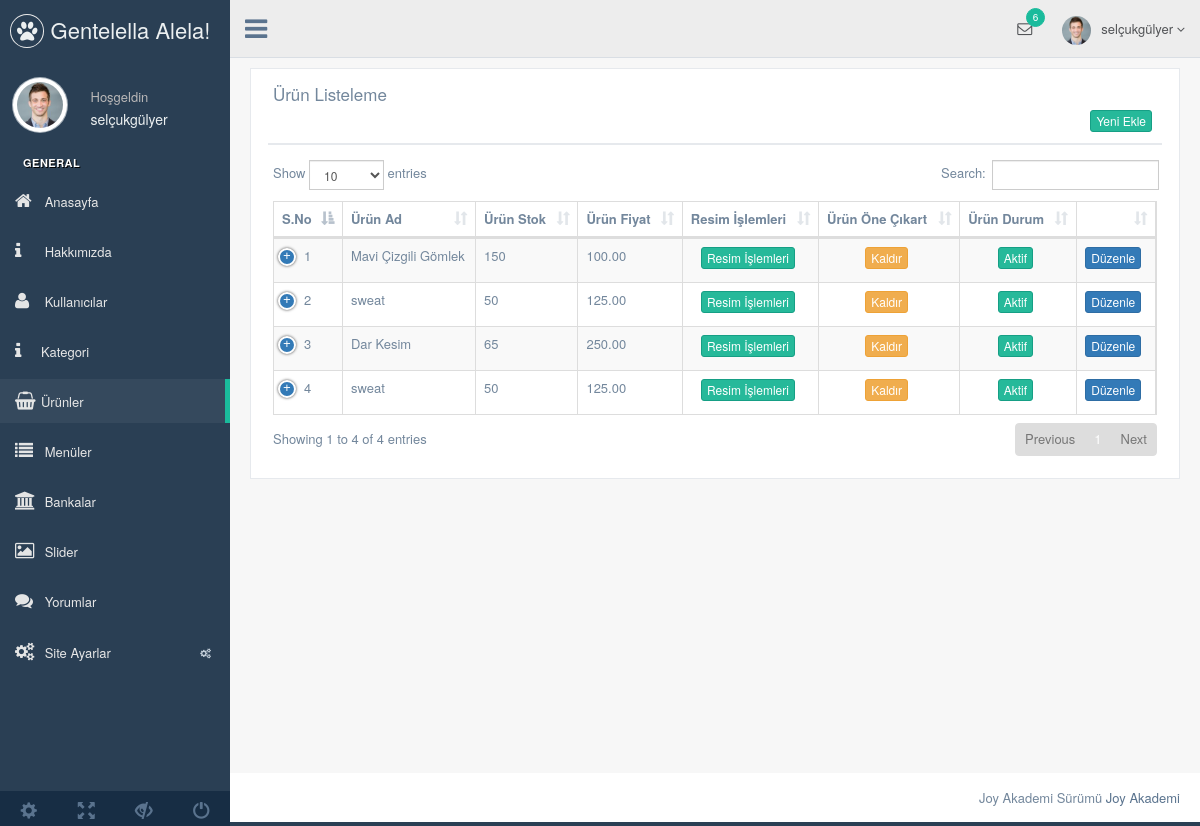
Screenshot of /nedmin/production/urun.php (signed in) with the database file from the repository.
### tables this page shows
CREATE TABLE `kullanici` (
  `kullanici_id` int(11) NOT NULL,
  `kullanici_zaman` datetime NOT NULL DEFAULT CURRENT_TIMESTAMP,
  `kullanici_tc` varchar(250) NOT NULL,
  `kullanici_ad` varchar(50) NOT NULL,
  `kullanici_mail` varchar(50) NOT NULL,
  `kullanici_gsm` varchar(100) NOT NULL,
  `kullanici_password` varchar(50) NOT NULL,
  `kullanici_adsoyad` varchar(50) NOT NULL,
  `kullanici_adres` varchar(50) NOT NULL,
  `kullanici_il` varchar(250) NOT NULL,
  `kullanici_ilce` varchar(250) NOT NULL,
  `kullanici_unvan` varchar(100) NOT NULL,
  `kullanici_yetki` varchar(50) NOT NULL,
  `kullanici_durum` int(1) NOT NULL DEFAULT '1'
);

CREATE TABLE `urun` (
  `urun_id` int(11) NOT NULL,
  `kategori_id` int(11) NOT NULL,
  `urun_ad` varchar(250) NOT NULL,
  `urun_zaman` datetime NOT NULL DEFAULT CURRENT_TIMESTAMP,
  `urun_seourl` varchar(250) NOT NULL,
  `urun_detay` text NOT NULL,
  `urun_fiyat` float(9,2) NOT NULL,
  `urun_video` varchar(200) NOT NULL,
  `urun_keyword` varchar(250) NOT NULL,
  `urun_stok` int(11) NOT NULL,
  `urun_durum` enum('0','1') NOT NULL,
  `urun_onecikar` enum('0','1') NOT NULL DEFAULT '0'
);

### nedmin/production/urun.php (the view, shortened to what this page needs)
<?php
include'header.php';
$urunsor=$db->prepare("SELECT * FROM urun");
$urunsor->execute();
?>
<head>
</head>
        <div class="right_col" role="main">
          <div class="">
            <div class="row">
              <div class="col-md-12 col-sm-12 col-xs-12">
                <div class="x_panel">
                  <div class="x_title">
                    <h2>Ürün Listeleme </h2>
                   <div class="clearfix"></div>
                   <div align="right">
                   <a href="urun-ekle.php"><button class="btn btn-success btn-xs">Yeni Ekle</button></a>
                  </div>
                  </div>
                  <div class="x_content">
                     <table id="datatable-responsive" class="table table-striped table-bordered dt-responsive nowrap" cellspacing="0" width="100%">
                      <thead>
                        <tr>
                          <th>S.No</th>
                          <th>Ürün Ad</th>
                          <th>Ürün Stok</th>
                          <th>Ürün Fiyat</th>
                          <th>Resim İşlemleri</th>
                          <th>Ürün Öne Çıkart</th>
                          <th>Ürün Durum</th>
                          <th></th>
                        </tr>
                      </thead>
                      <tbody>
                        <?php
                        $say=0;
                        while ($uruncek=$urunsor->fetch(PDO::FETCH_ASSOC)) { $say++ ?>
                          <tr>
                          <td width="20"> <?php echo $say  ?></td>
                          <td><?php echo $uruncek['urun_ad'] ?></td>
                          <td><?php echo $uruncek['urun_stok'] ?></td>
                          <td><?php echo $uruncek['urun_fiyat'] ?></td>
                          <td><center><a href="urun-galeri.php?urun_id=<?php echo $uruncek['urun_id'] ?>"><button class="btn btn-success btn-xs">Resim İşlemleri</button></a></center></td>
                          <td><center>
                              <?php
                              if ($uruncek['urun_onecikar']==0) { ?>
                                <a href="../netting/islem.php?urun_id=<?php echo $uruncek['urun_id'] ?>&urun_one=1&urun_onecikar=ok"><button class="btn btn-success btn-xs">Öne Çıkar</button></a>
                              <?php } elseif ($uruncek['urun_onecikar']==1) { ?>
                                <a href="../netting/islem.php?urun_id=<?php echo $uruncek['urun_id'] ?>&urun_one=0&urun_onecikar=ok"><button class="btn btn-warning btn-xs">Kaldır</button></a>
                          <?php  } ?>
                          </center></td>
                          <td><center>
                            <?php
                              if ($uruncek['urun_durum']==1) {?>
                                   <button class="btn btn-success btn-xs">Aktif</button>
                              <?php } else{?>
                                <button class="btn btn-danger btn-xs">Pasif</button>
                               <?php } ?>
                               </center>
                          </td>
                          <td><center><a href="urun-duzenle.php?urun_id=<?php echo $uruncek['urun_id']; ?>"><button class="btn btn-primary btn-xs">Düzenle</button></a></center></td>
                        </tr>
                        <?php }
                         ?>
                      </tbody>
                    </table>
                  </div>
                </div>
              </div>
            </div>
          </div>
        </div>
     <?php include 'footer.php'; ?>

### nedmin/production/header.php (shortened to what this page needs)
<?php
  include '../netting/baglan.php';
    $kullanicisor=$db->prepare("SELECT * from kullanici where kullanici_mail=:mail" );
  $kullanicisor->execute(array
    (
      'mail' => $_SESSION['kullanici_mail']
    ));
  $kullanicicek=$kullanicisor->fetch(PDO::FETCH_ASSOC);
 ?>
<!DOCTYPE html>
<html lang="en">
  <head>
    <link href="../vendors/bootstrap/dist/css/bootstrap.min.css" rel="stylesheet">
    <link href="../vendors/font-awesome/css/font-awesome.min.css" rel="stylesheet">
    <link href="../vendors/nprogress/nprogress.css" rel="stylesheet">
    <link href="../vendors/iCheck/skins/flat/green.css" rel="stylesheet">
    <link href="../vendors/datatables.net-bs/css/dataTables.bootstrap.min.css" rel="stylesheet">
    <link href="../vendors/datatables.net-buttons-bs/css/buttons.bootstrap.min.css" rel="stylesheet">
    <link href="../vendors/datatables.net-fixedheader-bs/css/fixedHeader.bootstrap.min.css" rel="stylesheet">
    <link href="../vendors/datatables.net-responsive-bs/css/responsive.bootstrap.min.css" rel="stylesheet">
    <link href="../vendors/datatables.net-scroller-bs/css/scroller.bootstrap.min.css" rel="stylesheet">
    <link rel="stylesheet"  href="../vendors/dropzone/dist/min/dropzone.min.css">
    <link href="../build/css/custom.min.css" rel="stylesheet">
  </head>
  <body class="nav-md">
    <div class="container body">
      <div class="main_container">
        <div class="col-md-3 left_col">
          <div class="left_col scroll-view">
            <div class="navbar nav_title" style="border: 0;">
              <a href="index.html" class="site_title"><i class="fa fa-paw"></i> <span>Gentelella Alela!</span></a>
            </div>
            <div class="profile clearfix">
              <div class="profile_pic">
                <img src="images/img.jpg" alt="..." class="img-circle profile_img">
              </div>
              <div class="profile_info">
                <span>Hoşgeldin</span>
                <h2><?php echo $kullanicicek['kullanici_adsoyad'] ?></h2>
              </div>
            </div>
            <br />
            <div id="sidebar-menu" class="main_menu_side hidden-print main_menu">
              <div class="menu_section">
                <h3>General</h3>
                <ul class="nav side-menu">
                   <li><a href="index.php"><i class="fa fa-home"></i> Anasayfa </a></li>
                     <li><a href="hakkimizda.php"><i class="fa fa-info"></i> Hakkımızda </a></li>
                      <li><a href="kullanici.php"><i class="fa fa-user"></i> Kullanıcılar </a></li>
                      <li><a href="kategori.php"><i class="fa fa-info"></i>Kategori</a></li>
                      <li><a href="urun.php"><i class="fa fa-shopping-basket"></i>Ürünler</a></li>
                      <li><a href="menu.php"><i class="fa fa-list"></i> Menüler </a></li>
                      <li><a href="banka.php"><i class="fa fa-university"></i> Bankalar </a></li>
                       <li><a href="slider.php"><i class="fa fa-image"></i> Slider </a></li>
                       <li><a href="yorumlar.php"><i class="fa fa-comments"></i> Yorumlar </a></li>
                  <li><a><i class="fa fa-cogs"></i> Site Ayarlar <span class="fa fa-cogs"></span></a>
                  </li>
                  </ul>
              </div>
            </div>
            <div class="sidebar-footer hidden-small">
              <a data-toggle="tooltip" data-placement="top" title="Settings">
                <span class="glyphicon glyphicon-cog" aria-hidden="true"></span>
              </a>
              <a data-toggle="tooltip" data-placement="top" title="FullScreen">
                <span class="glyphicon glyphicon-fullscreen" aria-hidden="true"></span>
              </a>
              <a data-toggle="tooltip" data-placement="top" title="Lock">
                <span class="glyphicon glyphicon-eye-close" aria-hidden="true"></span>
              </a>
              <a data-toggle="tooltip" data-placement="top" title="Logout">
                <span class="glyphicon glyphicon-off" aria-hidden="true"></span>
              </a>
            </div>
          </div>
        </div>
        <div class="top_nav">
          <div class="nav_menu">
            <nav>
              <div class="nav toggle">
                <a id="menu_toggle"><i class="fa fa-bars"></i></a>
              </div>
              <ul class="nav navbar-nav navbar-right">
                <li class="">
                  <a href="javascript:;" class="user-profile dropdown-toggle" data-toggle="dropdown" aria-expanded="false">
                    <img src="images/img.jpg" alt=""><?php echo $kullanicicek['kullanici_adsoyad'] ?>
                    <span class=" fa fa-angle-down"></span>
                  </a>
                </li>
                <li role="presentation" class="dropdown">
                  <a href="javascript:;" class="dropdown-toggle info-number" data-toggle="dropdown" aria-expanded="false">
                    <i class="fa fa-envelope-o"></i>
                    <span class="badge bg-green">6</span>
                  </a>
                </li>
              </ul>
            </nav>
          </div>
        </div>

### rows the page displays
kullanici: kullanici_adsoyad "selçukgülyer"
urun: urun_ad "Mavi Çizgili Gömlek", urun_stok "150", urun_fiyat "100.00", urun_durum "Aktif"
urun: urun_ad "sweat", urun_stok "50", urun_fiyat "125.00", urun_durum "Aktif"
urun: urun_ad "Dar Kesim", urun_stok "65", urun_fiyat "250.00", urun_durum "Aktif"
urun: urun_ad "sweat", urun_stok "50", urun_fiyat "125.00", urun_durum "Aktif"
